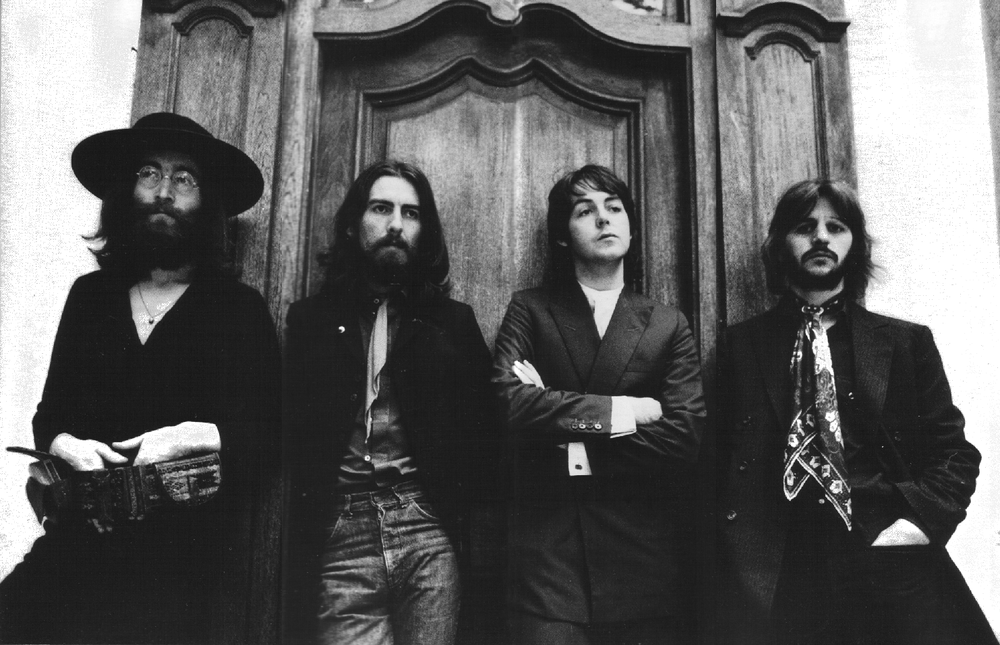
#> input picture images/beatles.png, 1000 x 645 px, shrunk from 1483 x 957 before the run
$ jupyter execute --allow-errors Linear.ipynb
#> lines starting #> are read from the running program, lines starting #| are printed output that depends on the picture; after the words box and inside, x2 and y2 are one past the last pixel; in counts of white or black regions, pixels touching at a corner belong together
### Theory/Filters/filters.py
# Scripts containing different filters
import numpy as np
import matplotlib.pyplot as plt
from PIL import Image

# Fill image with zero
def fill_im(img,r,c):
	m,n = img.shape
	out_img = np.zeros((m+r-1,n+c-1))
	out_img[r-1:,c-1:] = img
	return out_img

# Warp image to deal with boundary effect
def warp_im(img,r,c):
	r1,c1 = img.shape
	r -= 1
	c -= 1
	out_img = np.zeros((r1+r,c1+c))
	# Boundary condition: 1D filter
	# Assume no trivial filter
	if r == 0:
		out_img[:,:c] = img[:,-c:]
	elif c == 0:
		out_img[:r,:] = img[-r:,:]
	else:
		out_img[:r,:c] = img[-r:,-c:]
		out_img[:r,c:] = img[-r:,:]
		out_img[r:,:c] = img[:,-c:]
	out_img[r:,c:] = img
	return out_img

# Convolution function
def conv(img,ker):
	"""Convolute img with ker, change to float to avoid numerical error"""
	img = img.astype(float)
	r,c = ker.shape
	if len(img.shape) == 2:
		r1,c1 = img.shape
		d = 1
		img = img.reshape((r1,c1,1))
	elif len(img.shape) == 3:
		r1,c1,d = img.shape
	else:
		print('Invalid input format.')
		return

	warp_img = warp_im(img,r,c)
	for dp in range(d):
		for i in range(r1):
			for j in range(c1):
				img[i,j,dp] = np.sum(warp_img[i:i+r,j:j+c]*ker[-1::-1,-1::-1])

	if d == 1:
		img = img.reshape((r1,c1))
	return img

# Separable convolution function
def sep_conv(img,ker,tol=1):
	"""Apply convolution in separable manner, tol is used to involve more singular values"""
	U,S,V = np.linalg.svd(ker)
	out_img = img
	U = -U
	V = -V
	for i in range(tol):
		k = np.sqrt(S[i])
		out_img = conv(out_img,(k*U[:,i]).reshape((-1,1)))
		out_img = conv(out_img,(k*V[i,:]).reshape((1,-1)))
	return out_img

# Box filter function
def box(img,r,c):
	K = np.ones((r,c))/(r*c)
	out_img = conv(img,K)
	return out_img,K

# Compute distance matrix for Gaussian related tasks
def dist_mat(r,c):
	center = np.array([(r+1)/2-1,(c+1)/2-1])
	D = np.zeros((r,c))
	for i in range(r):
		for j in range(c):
			D[i,j] = (i-center[0])**2+(j-center[1])**2
	return D

# Gaussian filter
def gaussian(img,r=5,c=5,sigma=5):
	t = sigma**2
	K = np.exp(-dist_mat(r,c)/(2*t))
	K/=np.sum(K)
	out_img = conv(img,K)
	return out_img,K

# Laplacian of Gaussian
def LoG(img,r=5,c=5,sigma=5):
	t = sigma**2
	D = dist_mat(r,c)
	K = np.exp(-D/(2*t))*(D/(t**2)-2/t)
	K/=np.sum(K)
	out_img = conv(img,K)
	return out_img,K

# Compute summed area table
def compute_sum(img):
	img = img.astype(float)
	m,n = img.shape
	S = np.zeros((m,n))
	S[0,0] = img[0,0]
	# First row
	for j in range(1,n):
		S[0,j] = S[0,j-1] + img[0,j]
	# First column
	for i in range(1,m):
		S[i,0] = S[i-1,0] + img[i,0]
	for i in range(1,m):
		for j in range(1,n):
			S[i,j] = S[i-1,j] + S[i,j-1] - S[i-1,j-1] + img[i,j]
	return S

# Perform box filter with the table
def box_by_table(img,r,c,S=None):
	m,n = img.shape
	if S is None:
		S = compute_sum(img)
	S = fill_im(S,r,c)
	res = S[r-1:,c-1:] - S[:m,c-1:] - S[r-1:,:n] + S[:m,:n]
	return res/(r*c)

"""Nonlinear Filters"""

# Median filtering
# [26 lines left out: functions median, dilate, erode, majority, not called in this run]

def open(img,r=5,c=5):
	return dilate(erode(img,r,c),r,c)

def close(img,r=5,c=5):
	return erode(dilate(img,r,c),r,c)

# Manhattan Distance transform
# [34 lines left out: function block_dist_transform, not called in this run]

### Theory/Filters/Linear.ipynb
[cell 1]
import numpy as np
import matplotlib.pyplot as plt
from PIL import Image
from time import time

[cell 2]
import filters

This notebook contains implementation of common filters. The first part contains comparison of naive implementation and separable filter implementation. You may find that separable one is much slower. This may due to the speed of np.sum is almost or even less than O(n).

[cell 3]
# Import sample image
beatle = np.array(Image.open('../../images/beatles.png').convert('L'))
# Display image
plt.gray()
plt.imshow(beatle)
plt.show()

First part: Box, Gaussian and Laplacian of Gaussian

[cell 4]
# Box filter
t = time()
#> (the rest of this cell did not finish here and is left out)

print(f'{time()-t}s used')

# Plot image
plt.gray()
plt.imshow(img_box.astype('uint8'))
plt.show()

[cell 5]
# Box filter (separable)
t = time()
#> (the rest of this cell did not finish here and is left out)

[cell 6]
# Gaussian filter
t = time()
#> (the rest of this cell did not finish here and is left out)

print(f'{time()-t}s used')

# Plot image
plt.gray()
plt.imshow(img_gauss.astype('uint8'))
plt.show()

[cell 7]
# Gaussian filter (separable)
t = time()
#> (the rest of this cell did not finish here and is left out)

[cell 8]
# LoG filter
t = time()
#> (the rest of this cell did not finish here and is left out)

print(f'{time()-t}s used')

# Plot image
plt.gray()
plt.imshow(img_log.astype('uint8'))
plt.show()

[cell 9]
# LoG filter (separable)
t = time()
#> (the rest of this cell did not finish here and is left out)

[cell 10]
# Sobel filter
ker_sob = np.array([[-1,0,1],[-2,0,2],[-1,0,1]])
t = time()
#> (the rest of this cell did not finish here and is left out)

print(f'{time()-t}s used')

# Plot image
plt.gray()
plt.imshow(img_sob.astype('uint8'))
plt.show()

[cell 11]
# Sobel filter (separable)
t = time()
#> (the rest of this cell did not finish here and is left out)

print(f'{time()-t}s used')

# Plot image
plt.gray()
plt.imshow(img_sepsob.astype('uint8'))
plt.show()

Part 2: Summed area table for box filter. One can show that the time complexity for this algorithm is O(mn), where m,n are size of the image, so this method will be better when we have a large kernel.

Note we cannot warp image in this case, otherwise we would have negative pixels.

[cell 12]
# Example
t = time()
img_table = filters.box_by_table(beatle,4,4)
#> in compute_sum, `S[0,0] = img[0,0]`:
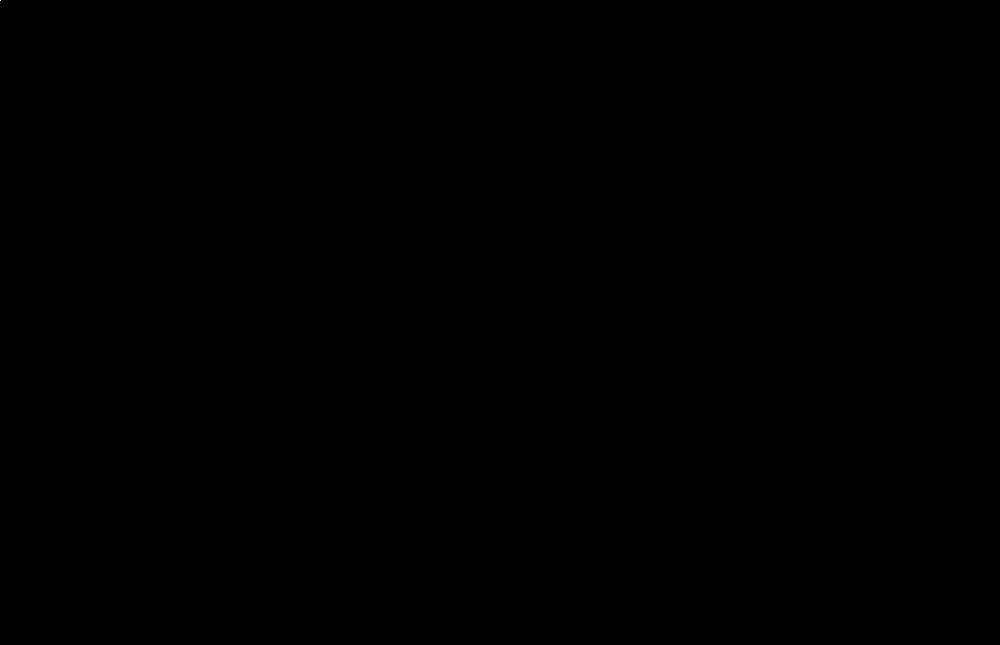
#> S: shape (645, 1000) float64; values 0 (black) and 142 (white), 0% white in thin lines or dots, all inside (x1, y1, x2, y2) = (0, 0, 1, 1)
#> after the loop in compute_sum, `for j in range(1,n):`:
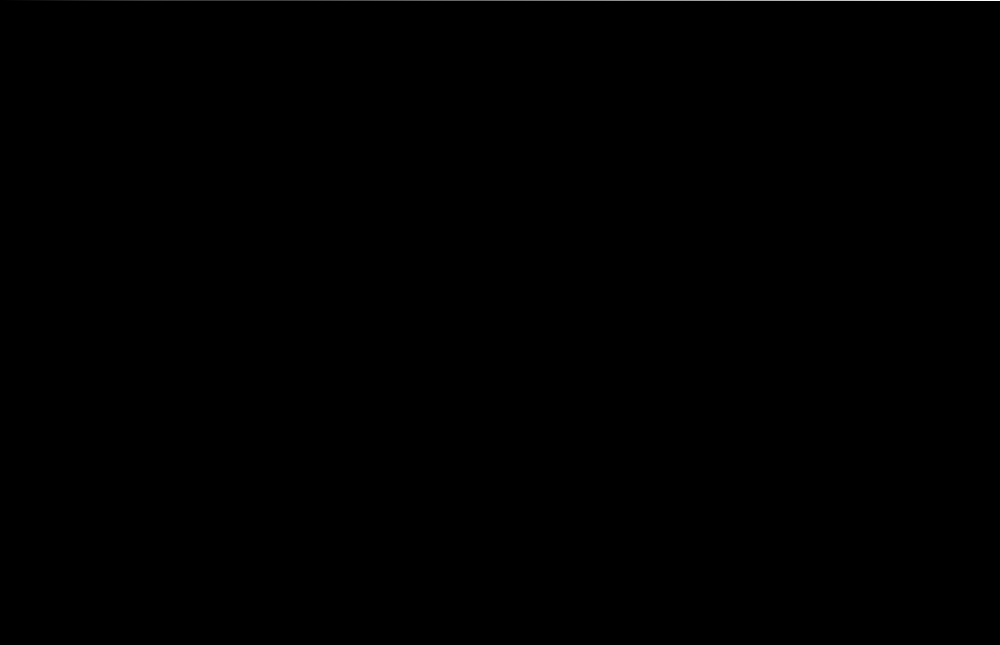
#> S: shape (645, 1000) float64; 0.15% of pixels changed, all inside (x1, y1, x2, y2) = (1, 0, 1000, 1); drawn with min black and max white
#> after the loop in compute_sum, `for i in range(1,m):`:
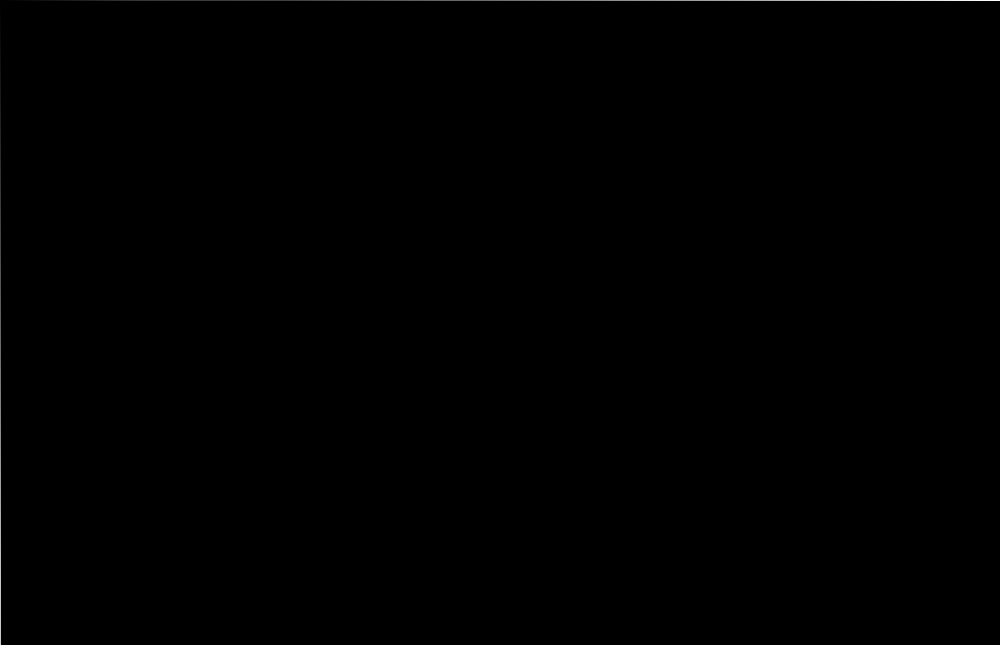
#> S: shape (645, 1000) float64; 0.1% of pixels changed, all inside (x1, y1, x2, y2) = (0, 1, 1, 645); drawn with min black and max white
#> after the loop in compute_sum, `for i in range(1,m):`:
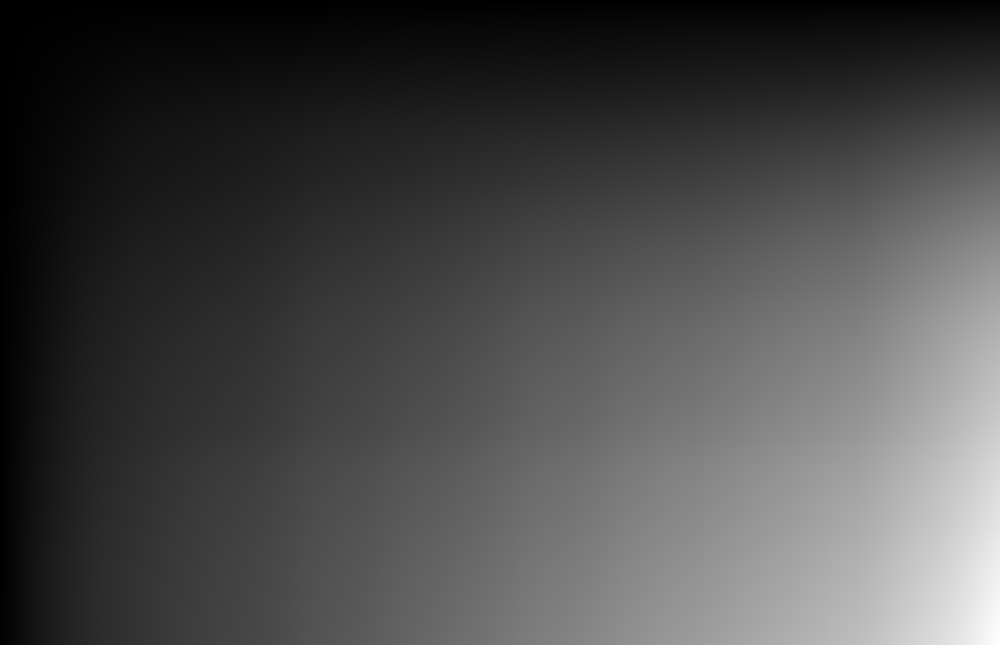
#> S: shape (645, 1000) float64; min 142, max 60678626, mean 17571832.2; drawn with min black and max white
#> in box_by_table, `res = S[r-1:,c-1:] - S[:m,c-1:] - S[r-1:,:n] + S[:m,:n]`:
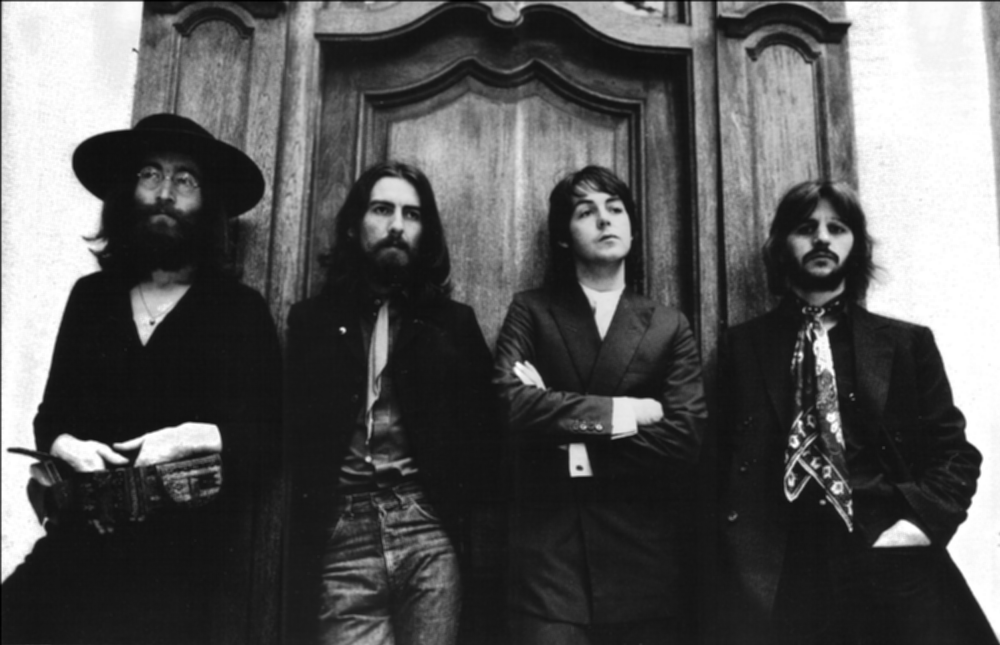
#> res: shape (645, 1000) float64; min 84, max 2295, mean 844.1; drawn with min black and max white
#> in box_by_table, `return res/(r*c)`:
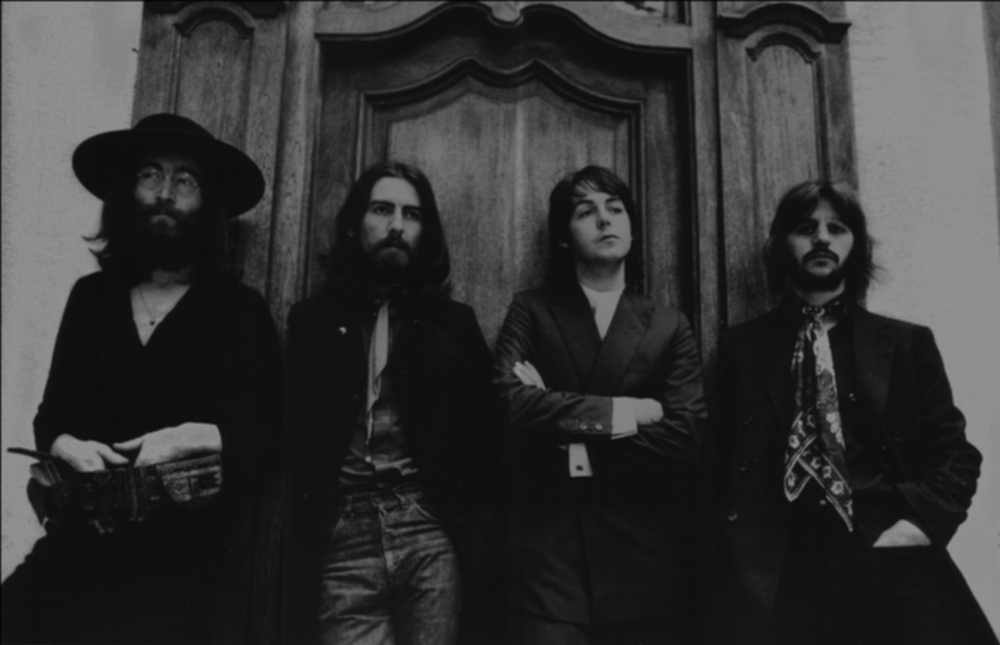
#> returned value: shape (645, 1000) float64; min 5.25, max 143.4, mean 52.8
print(f'{time()-t}s used')

#Plot image
plt.gray()
plt.imshow(img_table.astype('uint8'))
plt.show()
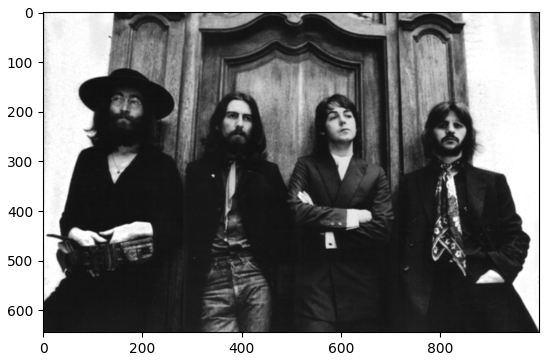
#> figure drawn by matplotlib, 1 panel

By central limit theorem, we may repeatedly apply box filter to obtain an approximate Gaussian filter effect. Using this approach, we can do it much faster.

[cell 13]
# Approximate Gaussian
t = time()
S = filters.compute_sum(beatle)
img_approx = np.zeros(beatle.shape)
img_approx = beatle
for i in range(30):
    img_approx = filters.box_by_table(img_approx,5,5,S)
print(f'{time()-t}s used')

#Plot image
plt.gray()
plt.imshow(img_approx.astype('uint8'))
plt.show()
